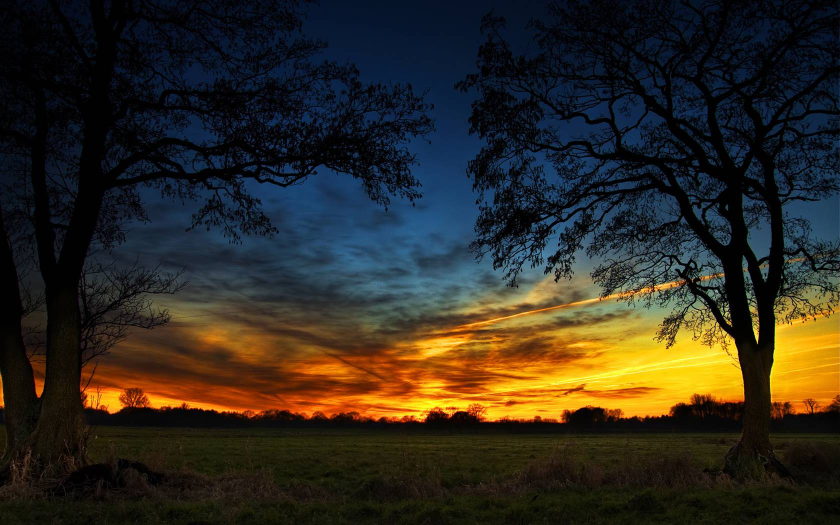
#> input picture live_IP/image.jpg, 1680 x 1050 px (shown at 1/2 size)
$ python cvpro.py
#> lines starting #> are read from the running program, lines starting #| are printed output that depends on the picture
import cv2
img = cv2.imread(r"image.jpg")
#> img is the input picture: shape (1050, 1680, 3); mean B, G, R 32.5, 42.5, 47.1
if img is None:
    print("Image not found or failed to load.")
    exit()
scale_percent = 50
width = int(img.shape[1] * scale_percent / 100)
#> width = 840
height = int(img.shape[0] * scale_percent / 100)
#> height = 525
resized_img = cv2.resize(img, (width, height), interpolation=cv2.INTER_AREA)
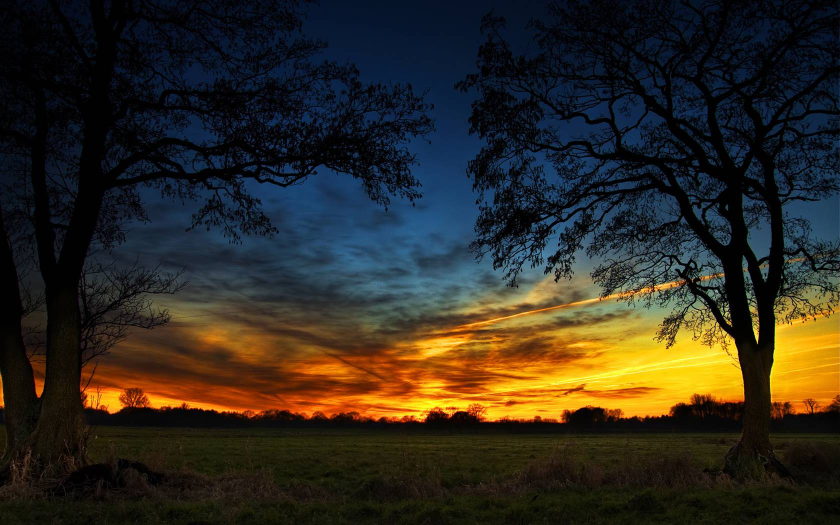
#> resized_img: shape (525, 840, 3); mean B, G, R 32.7, 42.7, 47.2
img = resized_img
cv2.rectangle(img, (50, 50), (350, 350), (0, 0, 255), 1)
cv2.putText(img, "mylogo", (60, 90), cv2.FONT_HERSHEY_SIMPLEX, 1, (255, 255, 255), 2)
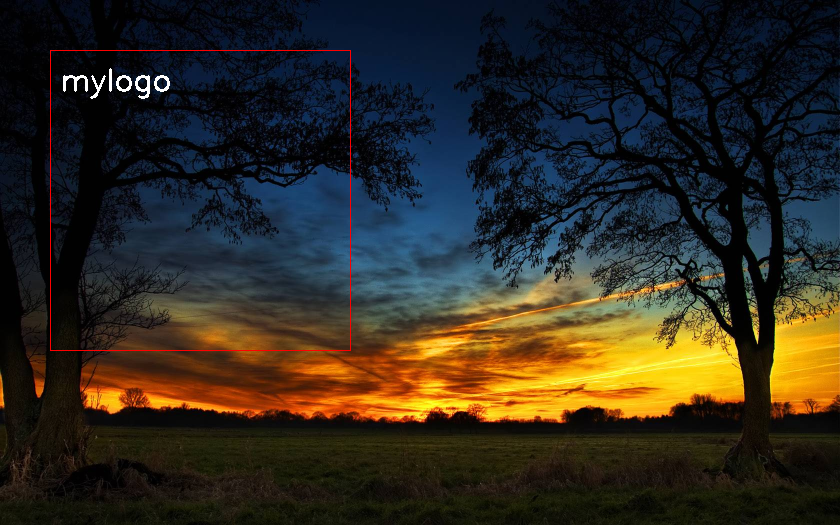
#> img: shape (525, 840, 3); mean B, G, R 33, 43, 48.2
cv2.imshow('logo', img)
cv2.waitKey(0)
cv2.destroyAllWindows()
